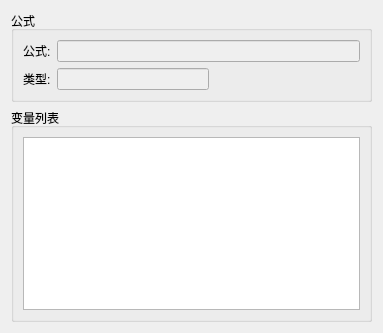
<?xml version="1.0" encoding="UTF-8"?>
<ui version="4.0">
 <class>CalcValueForm</class>
 <widget class="QWidget" name="CalcValueForm">
  <property name="geometry">
   <rect>
    <x>0</x>
    <y>0</y>
    <width>383</width>
    <height>333</height>
   </rect>
  </property>
  <property name="windowTitle">
   <string>Form</string>
  </property>
  <layout class="QVBoxLayout" name="verticalLayout_3">
   <item>
    <widget class="QGroupBox" name="groupBox">
     <property name="title">
      <string>公式</string>
     </property>
     <layout class="QVBoxLayout" name="verticalLayout">
      <item>
       <layout class="QHBoxLayout" name="horizontalLayout">
        <item>
         <widget class="QLabel" name="label_3">
          <property name="text">
           <string>公式:</string>
          </property>
         </widget>
        </item>
        <item>
         <widget class="QLineEdit" name="formulaExprLineEdit">
          <property name="enabled">
           <bool>false</bool>
          </property>
          <property name="text">
           <string/>
          </property>
         </widget>
        </item>
       </layout>
      </item>
      <item>
       <layout class="QHBoxLayout" name="horizontalLayout_2">
        <item>
         <widget class="QLabel" name="label_4">
          <property name="text">
           <string>类型:</string>
          </property>
         </widget>
        </item>
        <item>
         <widget class="QLineEdit" name="formulaTypeLineEdit">
          <property name="enabled">
           <bool>false</bool>
          </property>
         </widget>
        </item>
        <item>
         <spacer name="horizontalSpacer">
          <property name="orientation">
           <enum>Qt::Horizontal</enum>
          </property>
          <property name="sizeHint" stdset="0">
           <size>
            <width>40</width>
            <height>20</height>
           </size>
          </property>
         </spacer>
        </item>
       </layout>
      </item>
     </layout>
    </widget>
   </item>
   <item>
    <widget class="QGroupBox" name="groupBox_4">
     <property name="title">
      <string>变量列表</string>
     </property>
     <layout class="QVBoxLayout" name="verticalLayout_2">
      <item>
       <widget class="QTableView" name="tableView"/>
      </item>
     </layout>
    </widget>
   </item>
  </layout>
 </widget>
 <resources/>
 <connections/>
</ui>
